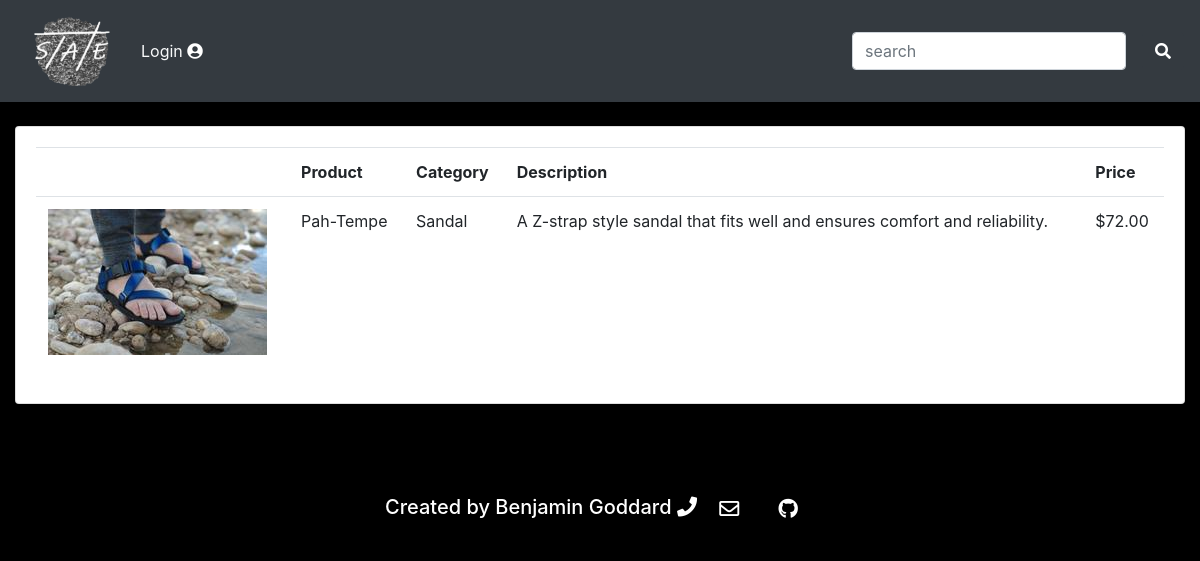
/product/1/, run on the app's committed database.
### accounts/models.py (models this page shows, shortened)
class Product(models.Model):
    CATEGORY = (
        ('Sandal', 'Sandal'),
        ('Close-Toed Shoe', 'Close-Toed Shoe'),
    )
    name = models.CharField(max_length=200, null=True)
    price = models.FloatField(null=True)
    category = models.CharField(max_length=200, null=True, choices=CATEGORY)
    description = models.CharField(max_length=200, null=True, blank=True)
    date_created = models.DateTimeField(auto_now_add=True, null=True)
    tags = models.ManyToManyField(Tag)
    image = models.ImageField(upload_to='static/images/')

### accounts/views.py (the view)
# urls.py: path('product/<str:pk>/', views.product, name="product"),
def product(request, pk):
    product = Product.objects.get(id=pk)
    return render(request, 'accounts/product.html', {'product': product})

### accounts/templates/accounts/product.html
{%  extends 'accounts/customer_main.html' %}
{% block content %}
		<br>
		<div class="row">
			<div class="col-md">
				<div class="card card-body">
					<table class="table">
						<tr>
							<th></th>
							<th>Product</th>
							<th>Category</th>
							<th>Description</th>
							<th>Price</th>
						</tr>
							<tr>
								{% load static %}
								<td><img src="{{product.image.url}}"></td>
								<td>{{product.name}}</td>
								<td>{{product.category}}</td>
								<td>{{product.description}}</td>
								<td>${{product.price}}0</td>
							</tr>
					</table>
				</div>
			</div>
		</div>
{% endblock content %}

### static/css/theme_dark.css (style rules this page uses)
#body { background-color: black; }

### data on the page
Product: image (picture), name "Pah-Tempe", category "Sandal", description "A Z-strap style sandal that fits well and ensures comfort and reliability.", price "72.0"
